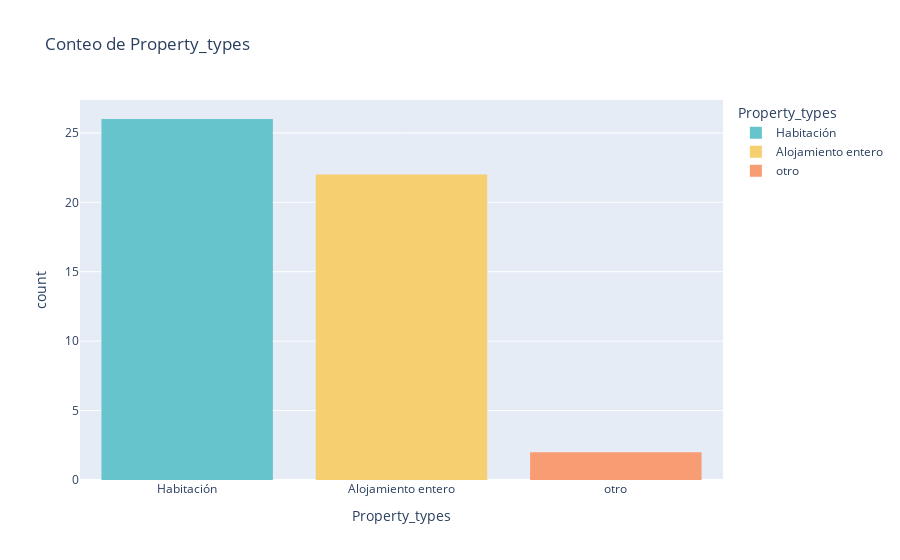
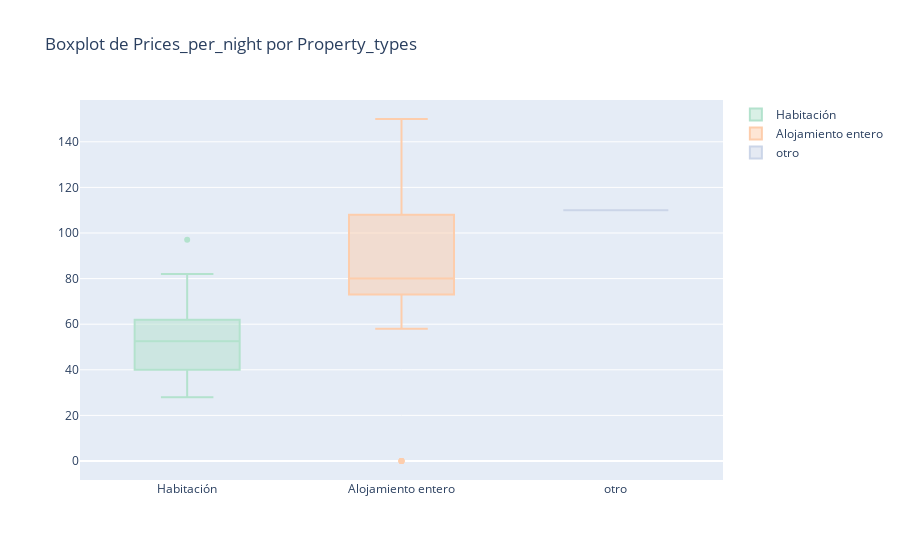

Source (notebook cell) for these figures, in order:
### Code cell
columnas_a_analizar = ['Property_types']
eda_categoricas(columnas_a_analizar, df_categoricas)

### Figure 1 — Plotly figure (JSON) as saved in the notebook; plotly's stock layout.template omitted (floating-point values rounded to 4 significant figures)
{"data": [{"alignmentgroup": "True", "bingroup": "x", "hovertemplate": "Property_types=%{x}<br>count=%{y}<extra></extra>", "legendgroup": "Habitación", "marker": {"color": "rgb(102, 197, 204)", "pattern": {"shape": ""}}, "name": "Habitación", "offsetgroup": "Habitación", "orientation": "v", "showlegend": true, "type": "histogram", "x": ["Habitación", "Habitación", "Habitación", "Habitación", "Habitación", "Habitación", "Habitación", "Habitación", "Habitación", "Habitación", "Habitación", "Habitación", "Habitación", "Habitación", "Habitación", "Habitación", "Habitación", "Habitación", "Habitación", "Habitación", "Habitación", "Habitación", "Habitación", "Habitación", "Habitación", "Habitación"], "xaxis": "x", "yaxis": "y"}, {"alignmentgroup": "True", "bingroup": "x", "hovertemplate": "Property_types=%{x}<br>count=%{y}<extra></extra>", "legendgroup": "Alojamiento entero", "marker": {"color": "rgb(246, 207, 113)", "pattern": {"shape": ""}}, "name": "Alojamiento entero", "offsetgroup": "Alojamiento entero", "orientation": "v", "showlegend": true, "type": "histogram", "x": ["Alojamiento entero", "Alojamiento entero", "Alojamiento entero", "Alojamiento entero", "Alojamiento entero", "Alojamiento entero", "Alojamiento entero", "Alojamiento entero", "Alojamiento entero", "Alojamiento entero", "Alojamiento entero", "Alojamiento entero", "Alojamiento entero", "Alojamiento entero", "Alojamiento entero", "Alojamiento entero", "Alojamiento entero", "Alojamiento entero", "Alojamiento entero", "Alojamiento entero", "Alojamiento entero", "Alojamiento entero"], "xaxis": "x", "yaxis": "y"}, {"alignmentgroup": "True", "bingroup": "x", "hovertemplate": "Property_types=%{x}<br>count=%{y}<extra></extra>", "legendgroup": "otro", "marker": {"color": "rgb(248, 156, 116)", "pattern": {"shape": ""}}, "name": "otro", "offsetgroup": "otro", "orientation": "v", "showlegend": true, "type": "histogram", "x": ["otro", "otro"], "xaxis": "x", "yaxis": "y"}], "layout": {"barmode": "relative", "legend": {"title": {"text": "Property_types"}, "tracegroupgap": 0}, "title": {"text": "Conteo de Property_types"}, "xaxis": {"anchor": "y", "categoryarray": ["Habitación", "Alojamiento entero", "otro"], "categoryorder": "array", "domain": [0, 1], "title": {"text": "Property_types"}}, "yaxis": {"anchor": "x", "domain": [0, 1], "title": {"text": "count"}}}}

### Figure 2 — Plotly figure (JSON) as saved in the notebook; plotly's stock layout.template omitted (floating-point values rounded to 4 significant figures)
{"data": [{"boxpoints": "outliers", "marker": {"color": "rgb(179,226,205)"}, "name": "Habitación", "type": "box", "y": [74, 36, 58, 40, 59, 28, 37, 63, 50, 40, 40, 97, 42, 82, 74, 38, 62, 40, 40, 56, 63, 55, 55, 28, 57, 40]}, {"boxpoints": "outliers", "marker": {"color": "rgb(253,205,172)"}, "name": "Alojamiento entero", "type": "box", "y": [73, 80, 130, 0, 110, 150, 75, 99, 0, 80, 73, 108, 0, 100, 99, 97, 0, 75, 110, 73, 121, 58]}, {"boxpoints": "outliers", "marker": {"color": "rgb(203,213,232)"}, "name": "otro", "type": "box", "y": [110, 110]}], "layout": {"title": {"text": "Boxplot de Prices_per_night por Property_types"}}}
